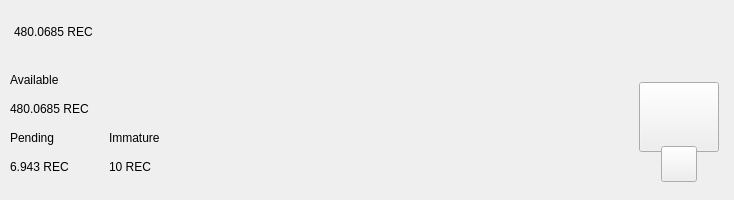
<?xml version="1.0" encoding="UTF-8"?>
<ui version="4.0">
 <class>TopBar</class>
 <widget class="QWidget" name="TopBar">
  <property name="geometry">
   <rect>
    <x>0</x>
    <y>0</y>
    <width>734</width>
    <height>200</height>
   </rect>
  </property>
  <property name="minimumSize">
   <size>
    <width>0</width>
    <height>200</height>
   </size>
  </property>
  <property name="maximumSize">
   <size>
    <width>16777215</width>
    <height>200</height>
   </size>
  </property>
  <property name="windowTitle">
   <string>Form</string>
  </property>
  <layout class="QVBoxLayout" name="verticalLayout_10" stretch="0">
   <property name="spacing">
    <number>0</number>
   </property>
   <property name="leftMargin">
    <number>0</number>
   </property>
   <property name="topMargin">
    <number>0</number>
   </property>
   <property name="rightMargin">
    <number>0</number>
   </property>
   <property name="bottomMargin">
    <number>0</number>
   </property>
   <item>
    <widget class="PFBorderImage" name="containerTop">
     <layout class="QVBoxLayout" name="verticalLayout_11">
      <property name="spacing">
       <number>0</number>
      </property>
      <property name="leftMargin">
       <number>0</number>
      </property>
      <property name="topMargin">
       <number>0</number>
      </property>
      <property name="rightMargin">
       <number>0</number>
      </property>
      <property name="bottomMargin">
       <number>0</number>
      </property>
      <item>
       <widget class="QWidget" name="top_container_2" native="true">
        <property name="minimumSize">
         <size>
          <width>0</width>
          <height>65</height>
         </size>
        </property>
        <layout class="QHBoxLayout" name="top_container">
         <property name="spacing">
          <number>0</number>
         </property>
         <property name="leftMargin">
          <number>14</number>
         </property>
         <property name="topMargin">
          <number>0</number>
         </property>
         <property name="rightMargin">
          <number>14</number>
         </property>
         <property name="bottomMargin">
          <number>0</number>
         </property>
         <item alignment="Qt::AlignVCenter">
          <widget class="QWidget" name="widgetTopAmount" native="true">
           <property name="sizePolicy">
            <sizepolicy hsizetype="Preferred" vsizetype="Maximum">
             <horstretch>0</horstretch>
             <verstretch>0</verstretch>
            </sizepolicy>
           </property>
           <layout class="QHBoxLayout" name="horizontalLayout_5">
            <property name="spacing">
             <number>0</number>
            </property>
            <property name="leftMargin">
             <number>0</number>
            </property>
            <property name="topMargin">
             <number>0</number>
            </property>
            <property name="rightMargin">
             <number>0</number>
            </property>
            <property name="bottomMargin">
             <number>0</number>
            </property>
            <item alignment="Qt::AlignTop">
             <widget class="QLabel" name="labelAmountTopRec">
              <property name="minimumSize">
               <size>
                <width>0</width>
                <height>36</height>
               </size>
              </property>
              <property name="styleSheet">
               <string notr="true">padding:0px;margin:0px;</string>
              </property>
              <property name="text">
               <string notr="true">480.0685 REC</string>
              </property>
             </widget>
            </item>
           </layout>
          </widget>
         </item>
         <item>
          <spacer name="horizontalSpacer">
           <property name="orientation">
            <enum>Qt::Horizontal</enum>
           </property>
           <property name="sizeHint" stdset="0">
            <size>
             <width>40</width>
             <height>20</height>
            </size>
           </property>
          </spacer>
         </item>
         <item>
          <layout class="QHBoxLayout" name="horizontalLayout_4">
           <property name="spacing">
            <number>12</number>
           </property>
           <property name="rightMargin">
            <number>0</number>
           </property>
           <item alignment="Qt::AlignRight">
            <widget class="QWidget" name="layoutSync" native="true">
             <property name="minimumSize">
              <size>
               <width>0</width>
               <height>36</height>
              </size>
             </property>
             <property name="maximumSize">
              <size>
               <width>16777215</width>
               <height>36</height>
              </size>
             </property>
             <layout class="QVBoxLayout" name="verticalLayout_9">
              <property name="leftMargin">
               <number>0</number>
              </property>
              <property name="topMargin">
               <number>0</number>
              </property>
              <property name="rightMargin">
               <number>0</number>
              </property>
              <property name="bottomMargin">
               <number>0</number>
              </property>
              <item>
               <widget class="ExpandableButton" name="pushButtonSync" native="true">
                <property name="minimumSize">
                 <size>
                  <width>36</width>
                  <height>36</height>
                 </size>
                </property>
                <property name="maximumSize">
                 <size>
                  <width>16777215</width>
                  <height>36</height>
                 </size>
                </property>
               </widget>
              </item>
             </layout>
            </widget>
           </item>
           <item>
            <widget class="ExpandableButton" name="pushButtonHDUpgrade" native="true">
             <property name="minimumSize">
              <size>
               <width>36</width>
               <height>36</height>
              </size>
             </property>
            </widget>
           </item>
           <item>
            <widget class="ExpandableButton" name="pushButtonStack" native="true">
             <property name="minimumSize">
              <size>
               <width>36</width>
               <height>36</height>
              </size>
             </property>
            </widget>
           </item>
           <item>
            <widget class="ExpandableButton" name="pushButtonColdStaking" native="true">
             <property name="minimumSize">
              <size>
               <width>36</width>
               <height>36</height>
              </size>
             </property>
            </widget>
           </item>
           <item>
            <widget class="ExpandableButton" name="pushButtonConnection" native="true">
             <property name="minimumSize">
              <size>
               <width>36</width>
               <height>36</height>
              </size>
             </property>
            </widget>
           </item>
           <item>
            <widget class="ExpandableButton" name="pushButtonTor" native="true">
             <property name="minimumSize">
              <size>
               <width>36</width>
               <height>36</height>
              </size>
             </property>
            </widget>
           </item>
           <item>
            <widget class="ExpandableButton" name="pushButtonLock" native="true">
             <property name="sizePolicy">
              <sizepolicy hsizetype="Expanding" vsizetype="Expanding">
               <horstretch>0</horstretch>
               <verstretch>0</verstretch>
              </sizepolicy>
             </property>
             <property name="minimumSize">
              <size>
               <width>36</width>
               <height>0</height>
              </size>
             </property>
            </widget>
           </item>
           <item>
            <widget class="ExpandableButton" name="pushButtonTheme" native="true">
             <property name="minimumSize">
              <size>
               <width>36</width>
               <height>36</height>
              </size>
             </property>
             <property name="maximumSize">
              <size>
               <width>16777215</width>
               <height>36</height>
              </size>
             </property>
            </widget>
           </item>
           <item>
            <widget class="ExpandableButton" name="pushButtonFAQ" native="true">
             <property name="minimumSize">
              <size>
               <width>36</width>
               <height>36</height>
              </size>
             </property>
            </widget>
           </item>
          </layout>
         </item>
        </layout>
       </widget>
      </item>
      <item>
       <widget class="QWidget" name="bottom_container" native="true">
        <property name="minimumSize">
         <size>
          <width>0</width>
          <height>135</height>
         </size>
        </property>
        <layout class="QHBoxLayout" name="botton_container">
         <property name="leftMargin">
          <number>10</number>
         </property>
         <property name="topMargin">
          <number>0</number>
         </property>
         <property name="rightMargin">
          <number>10</number>
         </property>
         <property name="bottomMargin">
          <number>10</number>
         </property>
         <item>
          <layout class="QHBoxLayout" name="horizontalLayout_3">
           <property name="bottomMargin">
            <number>9</number>
           </property>
           <item>
            <layout class="QVBoxLayout" name="verticalLayout_7">
             <property name="spacing">
              <number>0</number>
             </property>
             <property name="leftMargin">
              <number>0</number>
             </property>
             <property name="rightMargin">
              <number>30</number>
             </property>
             <item>
              <layout class="QVBoxLayout" name="verticalLayout_2">
               <item>
                <widget class="QLabel" name="labelTitle1">
                 <property name="text">
                  <string>Available</string>
                 </property>
                </widget>
               </item>
               <item>
                <widget class="QLabel" name="labelAmountRec">
                 <property name="text">
                  <string notr="true">480.0685 REC</string>
                 </property>
                </widget>
               </item>
              </layout>
             </item>
             <item>
              <layout class="QHBoxLayout" name="horizontalLayout_2">
               <property name="spacing">
                <number>0</number>
               </property>
               <item>
                <layout class="QVBoxLayout" name="verticalLayout_3">
                 <item>
                  <widget class="QLabel" name="labelTitle3">
                   <property name="text">
                    <string>Pending</string>
                   </property>
                  </widget>
                 </item>
                 <item>
                  <widget class="QLabel" name="labelPendingRec">
                   <property name="text">
                    <string notr="true">6.943 REC</string>
                   </property>
                  </widget>
                 </item>
                </layout>
               </item>
               <item>
                <spacer name="horizontalSpacer_3">
                 <property name="orientation">
                  <enum>Qt::Horizontal</enum>
                 </property>
                 <property name="sizeType">
                  <enum>QSizePolicy::Fixed</enum>
                 </property>
                 <property name="sizeHint" stdset="0">
                  <size>
                   <width>40</width>
                   <height>20</height>
                  </size>
                 </property>
                </spacer>
               </item>
               <item>
                <layout class="QVBoxLayout" name="verticalLayout_4">
                 <item>
                  <widget class="QLabel" name="labelTitle4">
                   <property name="text">
                    <string>Immature</string>
                   </property>
                  </widget>
                 </item>
                 <item>
                  <widget class="QLabel" name="labelImmatureRec">
                   <property name="text">
                    <string notr="true">10 REC</string>
                   </property>
                  </widget>
                 </item>
                </layout>
               </item>
              </layout>
             </item>
            </layout>
           </item>
          </layout>
         </item>
         <item>
          <spacer name="horizontalSpacer_2">
           <property name="orientation">
            <enum>Qt::Horizontal</enum>
           </property>
           <property name="sizeHint" stdset="0">
            <size>
             <width>40</width>
             <height>20</height>
            </size>
           </property>
          </spacer>
         </item>
         <item alignment="Qt::AlignHCenter|Qt::AlignVCenter">
          <widget class="QWidget" name="qrContainer" native="true">
           <property name="sizePolicy">
            <sizepolicy hsizetype="Preferred" vsizetype="Minimum">
             <horstretch>0</horstretch>
             <verstretch>0</verstretch>
            </sizepolicy>
           </property>
           <property name="minimumSize">
            <size>
             <width>90</width>
             <height>110</height>
            </size>
           </property>
           <property name="maximumSize">
            <size>
             <width>90</width>
             <height>110</height>
            </size>
           </property>
           <layout class="QVBoxLayout" name="containerQR">
            <property name="spacing">
             <number>0</number>
            </property>
            <property name="leftMargin">
             <number>5</number>
            </property>
            <property name="topMargin">
             <number>10</number>
            </property>
            <property name="rightMargin">
             <number>5</number>
            </property>
            <property name="bottomMargin">
             <number>0</number>
            </property>
            <item>
             <widget class="QPushButton" name="btnQr">
              <property name="minimumSize">
               <size>
                <width>70</width>
                <height>70</height>
               </size>
              </property>
              <property name="maximumSize">
               <size>
                <width>16777215</width>
                <height>70</height>
               </size>
              </property>
              <property name="focusPolicy">
               <enum>Qt::NoFocus</enum>
              </property>
              <property name="text">
               <string/>
              </property>
              <property name="iconSize">
               <size>
                <width>70</width>
                <height>70</height>
               </size>
              </property>
             </widget>
            </item>
            <item>
             <spacer name="verticalSpacer">
              <property name="orientation">
               <enum>Qt::Vertical</enum>
              </property>
              <property name="sizeType">
               <enum>QSizePolicy::Fixed</enum>
              </property>
              <property name="sizeHint" stdset="0">
               <size>
                <width>20</width>
                <height>20</height>
               </size>
              </property>
             </spacer>
            </item>
            <item alignment="Qt::AlignHCenter|Qt::AlignBottom">
             <widget class="QPushButton" name="pushButtonQR">
              <property name="minimumSize">
               <size>
                <width>36</width>
                <height>36</height>
               </size>
              </property>
              <property name="maximumSize">
               <size>
                <width>36</width>
                <height>36</height>
               </size>
              </property>
              <property name="focusPolicy">
               <enum>Qt::NoFocus</enum>
              </property>
              <property name="text">
               <string/>
              </property>
             </widget>
            </item>
           </layout>
          </widget>
         </item>
        </layout>
       </widget>
      </item>
     </layout>
    </widget>
   </item>
  </layout>
 </widget>
 <customwidgets>
  <customwidget>
   <class>ExpandableButton</class>
   <extends>QWidget</extends>
   <header>qt/real_e_coin/expandablebutton.h</header>
   <container>1</container>
  </customwidget>
  <customwidget>
   <class>PFBorderImage</class>
   <extends>QFrame</extends>
   <header>qt/real_e_coin/pfborderimage.h</header>
   <container>1</container>
  </customwidget>
 </customwidgets>
 <resources/>
 <connections/>
</ui>
